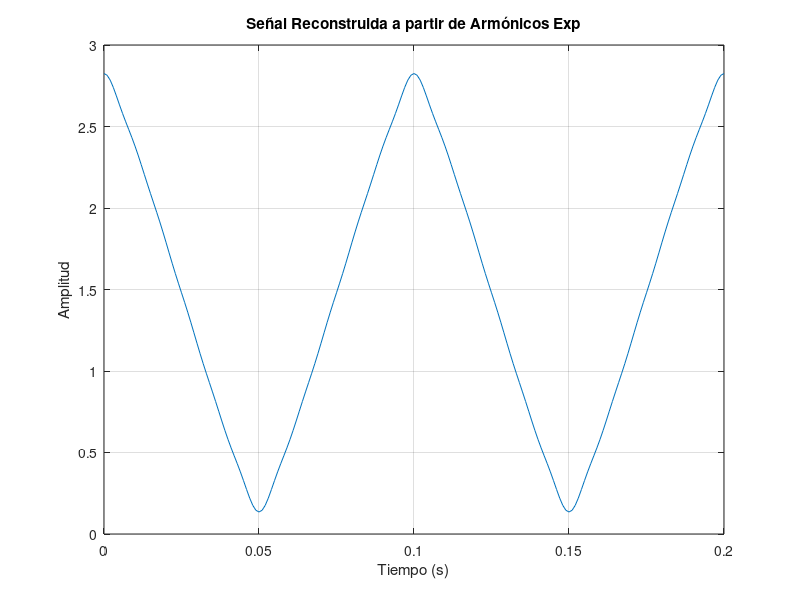

Source code (MATLAB):
% Definir parámetros de la señal
T = 0.1;  % Periodo de la señal (en segundos)
f = 1/T;  % Frecuencia fundamental (en Hz)

% Definir las amplitudes de los armónicos según la nueva tabla proporcionada
A0 = 1.48;  % Componente de corriente continua (DC)
A1 = 1.18;   % Amplitud fundamental de la señal
A3 = 0.097;   % Armónico 3
A5 = 0.033;  % Armónico 5
A7 = 0.018;  % Armónico 7
A9 = 0.0093;  % Armónico 9
A11 = 0.0077;  % Armónico 11

% Definir el tiempo
t = 0:T/100:2*T;  % 2 períodos de la señal con 100 muestras por período

% Reconstrucción de la señal triangular con los armónicos impares y usando coseno
V0 = A0 * ones(size(t));               % Componente DC (armónico 0)
V1 = A1 * cos(2 * pi * f * t);         % Armónico 1
V3 = A3 * cos(2 * pi * 3 * f * t);     % Armónico 3
V5 = A5 * cos(2 * pi * 5 * f * t);     % Armónico 5
V7 = A7 * cos(2 * pi * 7 * f * t);     % Armónico 7
V9 = A9 * cos(2 * pi * 9 * f * t);     % Armónico 9
V11 = A11 * cos(2 * pi * 11 * f * t);  % Armónico 11

% Señal reconstruida sumando todos los armónicos
VT = V0 + V1 + V3 + V5 + V7 + V9 + V11;

% Graficar la señal reconstruida
figure;
plot(t, VT);
title('Señal Reconstruida a partir de Armónicos Exp');
xlabel('Tiempo (s)');
ylabel('Amplitud');
grid on;
